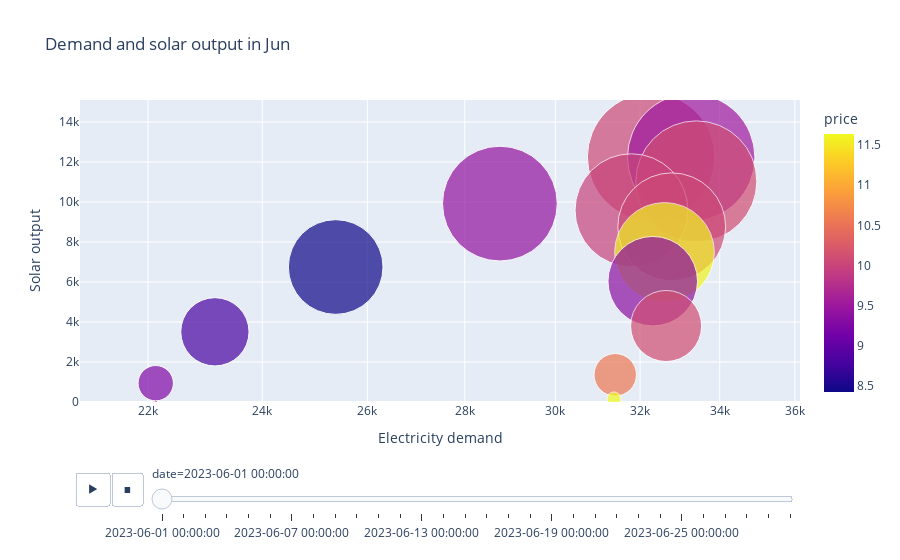

The cell this chart's notebook holds for it:
### Code cell
px.scatter(df2, x= 'demand', y = 'solar',
          size = 'solar',
          color = 'price',
          title = 'Demand and solar output in Jun',
          labels = {'solar': 'Solar output',
                    'demand': 'Electricity demand'},
          log_x = True,
          range_y = [0, 15100],
           hover_name = 'price',
           animation_frame = 'date',
           height = 600,
           size_max = 100)

### Figure 1 — Plotly figure (JSON) as saved in the notebook; plotly's stock layout.template omitted (floating-point values rounded to 4 significant figures)
{"data": [{"hovertemplate": "<b>%{hovertext}</b><br><br>date=2023-06-01 00:00:00<br>Electricity demand=%{x}<br>Solar output=%{marker.size}<br>price=%{marker.color}<extra></extra>", "hovertext": [9.16, 8.97, 8.96, 9.18, 10, 9.26, 8.8, 8.42, 9.42, 10.05, 9.51, 10.1, 10, 10.05, 11.6, 9.36, 10.11, 10.56, 11.64, 11.58, 10.14, 10.11, 10.6, 10.55], "legendgroup": "", "marker": {"color": [9.16, 8.97, 8.96, 9.18, 10, 9.26, 8.8, 8.42, 9.42, 10.05, 9.51, 10.1, 10, 10.05, 11.6, 9.36, 10.11, 10.56, 11.64, 11.58, 10.14, 10.11, 10.6, 10.55], "coloraxis": "coloraxis", "size": [0, 0, 0, 0, 10, 940, 3510, 6750, 9920, 12250, 12230, 11030, 9590, 8760, 7480, 6040, 3800, 1360, 150, 0, 0, 0, 0, 0], "sizemode": "area", "sizeref": 1.506, "symbol": "circle"}, "mode": "markers", "name": "", "orientation": "v", "showlegend": false, "type": "scatter", "x": [22750, 21620, 21520, 21920, 22130, 22130, 23150, 25380, 28760, 32270, 33270, 33400, 31790, 32780, 32600, 32310, 32640, 31400, 31370, 31030, 29680, 28080, 26870, 25600], "xaxis": "x", "y": [0, 0, 0, 0, 10, 940, 3510, 6750, 9920, 12250, 12230, 11030, 9590, 8760, 7480, 6040, 3800, 1360, 150, 0, 0, 0, 0, 0], "yaxis": "y"}], "layout": {"autosize": true, "coloraxis": {"colorbar": {"title": {"text": "price"}}, "colorscale": [[0, "#0d0887"], [0.1111, "#46039f"], [0.2222, "#7201a8"], [0.3333, "#9c179e"], [0.4444, "#bd3786"], [0.5556, "#d8576b"], [0.6667, "#ed7953"], [0.7778, "#fb9f3a"], [0.8889, "#fdca26"], [1, "#f0f921"]]}, "legend": {"itemsizing": "constant", "tracegroupgap": 0}, "sliders": [{"active": 0, "currentvalue": {"prefix": "date="}, "len": 0.9, "pad": {"b": 10, "t": 60}, "steps": [{"args": [["2023-06-01 00:00:00"], {"frame": {"duration": 0, "redraw": false}, "fromcurrent": true, "mode": "immediate", "transition": {"duration": 0, "easing": "linear"}}], "label": "2023-06-01 00:00:00", "method": "animate"}, {"args": [["2023-06-02 00:00:00"], {"frame": {"duration": 0, "redraw": false}, "fromcurrent": true, "mode": "immediate", "transition": {"duration": 0, "easing": "linear"}}], "label": "2023-06-02 00:00:00", "method": "animate"}, {"args": [["2023-06-03 00:00:00"], {"frame": {"duration": 0, "redraw": false}, "fromcurrent": true, "mode": "immediate", "transition": {"duration": 0, "easing": "linear"}}], "label": "2023-06-03 00:00:00", "method": "animate"}, {"args": [["2023-06-04 00:00:00"], {"frame": {"duration": 0, "redraw": false}, "fromcurrent": true, "mode": "immediate", "transition": {"duration": 0, "easing": "linear"}}], "label": "2023-06-04 00:00:00", "method": "animate"}, {"args": [["2023-06-05 00:00:00"], {"frame": {"duration": 0, "redraw": false}, "fromcurrent": true, "mode": "immediate", "transition": {"duration": 0, "easing": "linear"}}], "label": "2023-06-05 00:00:00", "method": "animate"}, {"args": [["2023-06-06 00:00:00"], {"frame": {"duration": 0, "redraw": false}, "fromcurrent": true, "mode": "immediate", "transition": {"duration": 0, "easing": "linear"}}], "label": "2023-06-06 00:00:00", "method": "animate"}, {"args": [["2023-06-07 00:00:00"], {"frame": {"duration": 0, "redraw": false}, "fromcurrent": true, "mode": "immediate", "transition": {"duration": 0, "easing": "linear"}}], "label": "2023-06-07 00:00:00", "method": "animate"}, {"args": [["2023-06-08 00:00:00"], {"frame": {"duration": 0, "redraw": false}, "fromcurrent": true, "mode": "immediate", "transition": {"duration": 0, "easing": "linear"}}], "label": "2023-06-08 00:00:00", "method": "animate"}, {"args": [["2023-06-09 00:00:00"], {"frame": {"duration": 0, "redraw": false}, "fromcurrent": true, "mode": "immediate", "transition": {"duration": 0, "easing": "linear"}}], "label": "2023-06-09 00:00:00", "method": "animate"}, {"args": [["2023-06-10 00:00:00"], {"frame": {"duration": 0, "redraw": false}, "fromcurrent": true, "mode": "immediate", "transition": {"duration": 0, "easing": "linear"}}], "label": "2023-06-10 00:00:00", "method": "animate"}, {"args": [["2023-06-11 00:00:00"], {"frame": {"duration": 0, "redraw": false}, "fromcurrent": true, "mode": "immediate", "transition": {"duration": 0, "easing": "linear"}}], "label": "2023-06-11 00:00:00", "method": "animate"}, {"args": [["2023-06-12 00:00:00"], {"frame": {"duration": 0, "redraw": false}, "fromcurrent": true, "mode": "immediate", "transition": {"duration": 0, "easing": "linear"}}], "label": "2023-06-12 00:00:00", "method": "animate"}, {"args": [["2023-06-13 00:00:00"], {"frame": {"duration": 0, "redraw": false}, "fromcurrent": true, "mode": "immediate", "transition": {"duration": 0, "easing": "linear"}}], "label": "2023-06-13 00:00:00", "method": "animate"}, {"args": [["2023-06-14 00:00:00"], {"frame": {"duration": 0, "redraw": false}, "fromcurrent": true, "mode": "immediate", "transition": {"duration": 0, "easing": "linear"}}], "label": "2023-06-14 00:00:00", "method": "animate"}, {"args": [["2023-06-15 00:00:00"], {"frame": {"duration": 0, "redraw": false}, "fromcurrent": true, "mode": "immediate", "transition": {"duration": 0, "easing": "linear"}}], "label": "2023-06-15 00:00:00", "method": "animate"}, {"args": [["2023-06-16 00:00:00"], {"frame": {"duration": 0, "redraw": false}, "fromcurrent": true, "mode": "immediate", "transition": {"duration": 0, "easing": "linear"}}], "label": "2023-06-16 00:00:00", "method": "animate"}, {"args": [["2023-06-17 00:00:00"], {"frame": {"duration": 0, "redraw": false}, "fromcurrent": true, "mode": "immediate", "transition": {"duration": 0, "easing": "linear"}}], "label": "2023-06-17 00:00:00", "method": "animate"}, {"args": [["2023-06-18 00:00:00"], {"frame": {"duration": 0, "redraw": false}, "fromcurrent": true, "mode": "immediate", "transition": {"duration": 0, "easing": "linear"}}], "label": "2023-06-18 00:00:00", "method": "animate"}, {"args": [["2023-06-19 00:00:00"], {"frame": {"duration": 0, "redraw": false}, "fromcurrent": true, "mode": "immediate", "transition": {"duration": 0, "easing": "linear"}}], "label": "2023-06-19 00:00:00", "method": "animate"}, {"args": [["2023-06-20 00:00:00"], {"frame": {"duration": 0, "redraw": false}, "fromcurrent": true, "mode": "immediate", "transition": {"duration": 0, "easing": "linear"}}], "label": "2023-06-20 00:00:00", "method": "animate"}, {"args": [["2023-06-21 00:00:00"], {"frame": {"duration": 0, "redraw": false}, "fromcurrent": true, "mode": "immediate", "transition": {"duration": 0, "easing": "linear"}}], "label": "2023-06-21 00:00:00", "method": "animate"}, {"args": [["2023-06-22 00:00:00"], {"frame": {"duration": 0, "redraw": false}, "fromcurrent": true, "mode": "immediate", "transition": {"duration": 0, "easing": "linear"}}], "label": "2023-06-22 00:00:00", "method": "animate"}, {"args": [["2023-06-23 00:00:00"], {"frame": {"duration": 0, "redraw": false}, "fromcurrent": true, "mode": "immediate", "transition": {"duration": 0, "easing": "linear"}}], "label": "2023-06-23 00:00:00", "method": "animate"}, {"args": [["2023-06-24 00:00:00"], {"frame": {"duration": 0, "redraw": false}, "fromcurrent": true, "mode": "immediate", "transition": {"duration": 0, "easing": "linear"}}], "label": "2023-06-24 00:00:00", "method": "animate"}, {"args": [["2023-06-25 00:00:00"], {"frame": {"duration": 0, "redraw": false}, "fromcurrent": true, "mode": "immediate", "transition": {"duration": 0, "easing": "linear"}}], "label": "2023-06-25 00:00:00", "method": "animate"}, {"args": [["2023-06-26 00:00:00"], {"frame": {"duration": 0, "redraw": false}, "fromcurrent": true, "mode": "immediate", "transition": {"duration": 0, "easing": "linear"}}], "label": "2023-06-26 00:00:00", "method": "animate"}, {"args": [["2023-06-27 00:00:00"], {"frame": {"duration": 0, "redraw": false}, "fromcurrent": true, "mode": "immediate", "transition": {"duration": 0, "easing": "linear"}}], "label": "2023-06-27 00:00:00", "method": "animate"}, {"args": [["2023-06-28 00:00:00"], {"frame": {"duration": 0, "redraw": false}, "fromcurrent": true, "mode": "immediate", "transition": {"duration": 0, "easing": "linear"}}], "label": "2023-06-28 00:00:00", "method": "animate"}, {"args": [["2023-06-29 00:00:00"], {"frame": {"duration": 0, "redraw": false}, "fromcurrent": true, "mode": "immediate", "transition": {"duration": 0, "easing": "linear"}}], "label": "2023-06-29 00:00:00", "method": "animate"}, {"args": [["2023-06-30 00:00:00"], {"frame": {"duration": 0, "redraw": false}, "fromcurrent": true, "mode": "immediate", "transition": {"duration": 0, "easing": "linear"}}], "label": "2023-06-30 00:00:00", "method": "animate"}], "x": 0.1, "xanchor": "left", "y": 0, "yanchor": "top"}], "title": {"text": "Demand and solar output in Jun"}, "updatemenus": [{"buttons": [{"args": [null, {"frame": {"duration": 500, "redraw": false}, "fromcurrent": true, "mode": "immediate", "transition": {"duration": 500, "easing": "linear"}}], "label": "&#9654;", "method": "animate"}, {"args": [[null], {"frame": {"duration": 0, "redraw": false}, "fromcurrent": true, "mode": "immediate", "transition": {"duration": 0, "easing": "linear"}}], "label": "&#9724;", "method": "animate"}], "direction": "left", "pad": {"r": 10, "t": 70}, "showactive": false, "type": "buttons", "x": 0.1, "xanchor": "right", "y": 0, "yanchor": "top"}], "xaxis": {"anchor": "y", "autorange": true, "domain": [0, 1], "range": [4.32, 4.553], "title": {"text": "Electricity demand"}, "type": "log"}, "yaxis": {"anchor": "x", "domain": [0, 1], "range": [0, 15100], "title": {"text": "Solar output"}, "type": "linear"}}}
